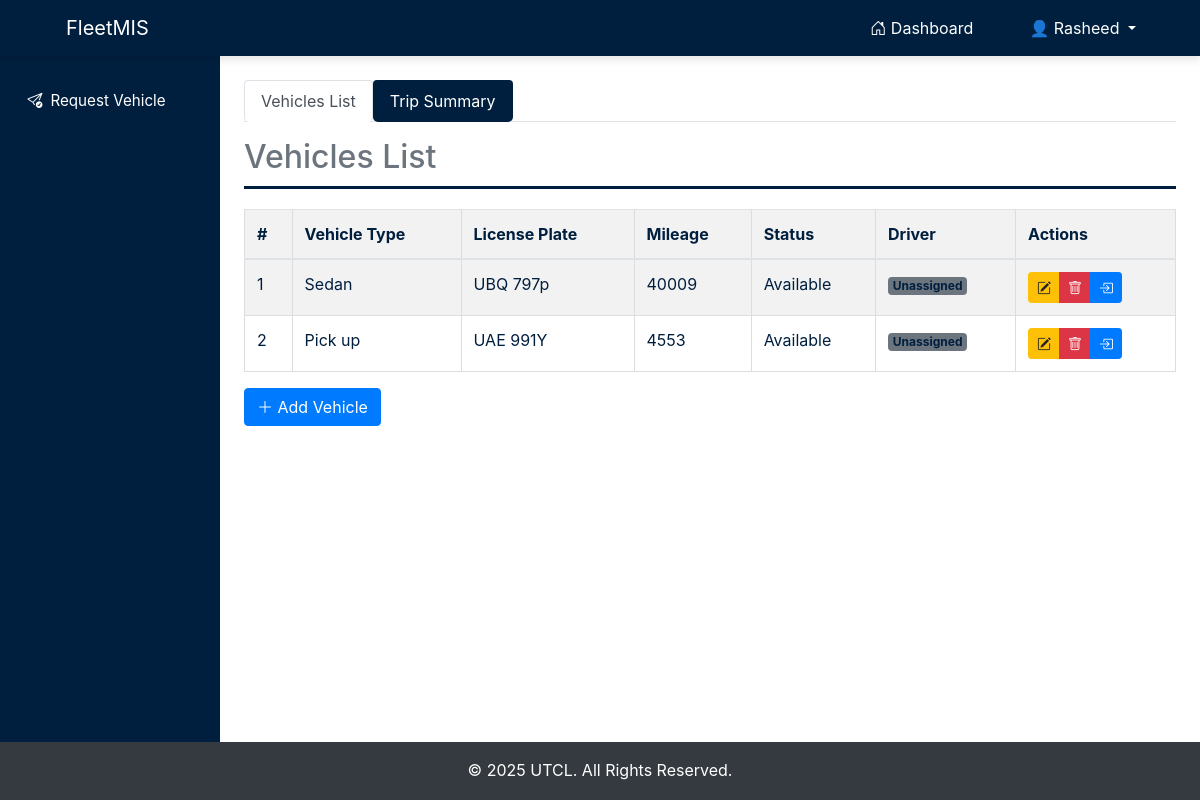
Screenshot of /vehicles/ (signed in) with the database file from the repository.
### fleetApp/models.py (models this page shows, shortened)
class Vehicle(models.Model):
  ENGIN = [
    ("GAS", "Gasoline"),
    ("HYB", "Hybrid"),
    ("DIS", "Diesel"),
    ("ELE", "Electric")
  ]
  STATUS = [
    ("Av", "Available"),
    ("Allocated", "Allocated")
  ]
  vehicle_plate = models.CharField(max_length=20)
  vehicle_type = models.CharField(max_length=50)
  mileage = models.PositiveIntegerField()
  engine_type = models.CharField(max_length=4, choices=ENGIN)
  status = models.CharField(max_length=9, choices=STATUS, default="Available")

### fleetApp/views.py (the view)
# urls.py: path('vehicles/', views.vehicle_view, name='vehicle'),
@login_required
def vehicle_view(request):
    vehicles = Vehicle.objects.all()
    requests = Request.objects.filter(request_status="C").annotate(
        usage_summary=ExpressionWrapper(
            F('mileage_at_return') - F('mileage_at_assignment'),
            output_field=IntegerField()
        )
    )
    context = {
        'vehicles': vehicles,
        'requests': requests,
    }
    return render(request, 'fleetApp/vehicle/vehicles.html', context)

### fleetApp/templatetags/group_tags.py (called while the page is built)
@register.filter(name='has_group')
def has_group(user, group_name):
    return user.groups.filter(name=group_name).exists()

### fleetApp/templates/fleetApp/vehicle/vehicles.html (shortened to what this page needs)
{% extends "main.html" %}
{% load crispy_forms_tags %}
{% block content %}
<div class="containers">
    <ul class="nav nav-tabs mb-3" id="fleetTab" role="tablist">
        <li class="nav-item" role="presentation">
            <button class="nav-link active" id="vehicles-list-tab" data-bs-toggle="tab" data-bs-target="#vehicles-list" type="button" role="tab" aria-controls="vehicles-list" aria-selected="true">
                Vehicles List
            </button>
        </li>
        <li class="nav-item" role="presentation">
            <button class="nav-link" id="trip-summary-tab" data-bs-toggle="tab" data-bs-target="#trip-summary" type="button" role="tab" aria-controls="trip-summary" aria-selected="false">
                Trip Summary
            </button>
        </li>
    </ul>
    <div class="tab-content" id="fleetTabContent">
        <div class="tab-pane fade show active" id="vehicles-list" role="tabpanel" aria-labelledby="vehicles-list-tab">
            <h2 class="text-secondary">Vehicles List</h2>
            <table class="table table-striped">
                <thead>
                    <tr>
                        <th>#</th>
                        <th>Vehicle Type</th>
                        <th>License Plate</th>
                        <th>Mileage</th>
                        <th>Status</th>
                        <th>Driver</th>
                        <th>Actions</th>
                    </tr>
                </thead>
                <tbody>
                    {% for vehicle in vehicles %}
                    <tr>
                        <td>{{ forloop.counter }}</td>
                        <td>{{ vehicle.vehicle_type }}</td>
                        <td>{{ vehicle.vehicle_plate }}</td>
                        <td>{{ vehicle.mileage }}</td>
                        <td>{{ vehicle.status }}</td>
                        <td>
                            {% if vehicle.status == "Allocated" %}
                                {{ vehicle.driver_set.first.driver_name }}
                            {% else %}
                                <span class="badge bg-secondary">Unassigned</span>
                            {% endif %}
                        </td>
                        <td>
                            <div class="btn-group" role="group" aria-label="Actions">
                                <a href="{% url 'edit_vehicle' vehicle.id %}" class="btn btn-sm btn-warning">
                                    <i class="bi bi-pencil-square"></i>
                                </a>
                                <a href="{% url 'delete_vehicle' vehicle.id %}" class="btn btn-sm btn-danger" onclick="return confirm('Are you sure you want to delete this vehicle?');">
                                    <i class="bi bi-trash"></i>
                                </a>
                                {% if vehicle.status == "Available" %}
                                    <a href="{% url 'allocate_vehicle' vehicle.id %}" class="btn btn-sm btn-primary">
                                        <i class="bi bi-box-arrow-in-right"></i>
                                    </a>
                                {% else %}
                                    <a href="{% url 'return_vehicle' vehicle.id %}" class="btn btn-sm btn-success">
                                        <i class="bi bi-arrow-repeat"></i>
                                    </a>
                                {% endif %}
                            </div>
                        </td>
                    </tr>
                    {% endfor %}
                </tbody>
            </table>
            <a href="{% url 'add_vehicle' %}" class="btn btn-primary">
                <i class="bi bi-plus-lg"></i> Add Vehicle
            </a>
        </div>
    </div>
</div>
{% endblock %}

### fleetApp/templates/main.html (shortened to what this page needs)
<!DOCTYPE html>
<html lang="en">
<head>
    {% load group_tags %}
    {% load static %}
    <link href="https://cdn.jsdelivr.net/npm/bootstrap-icons/font/bootstrap-icons.css" rel="stylesheet">
    <link rel="stylesheet" href="{% static 'css/bootstrap.min.css' %}">
    <link rel="stylesheet" href="{% static 'css/styles.css' %}">
</head>
<body>
    <nav class="navbar navbar-expand-lg" style="background-color: #001f3f;">
        <div class="container-fluid">
            <a class="navbar-brand text-white fw-bold" href="">FleetMIS</a>
            <div class="collapse navbar-collapse justify-content-end" id="navbarNav">
                <ul class="navbar-nav">
                    {% if user.is_authenticated %}
                        <li class="nav-item">
                            <a class="nav-link text-white" href="{% url 'home' %}">
                                <i class="bi bi-house-door"></i> Dashboard
                            </a>
                        </li>
                        <li class="nav-item dropdown">
                            <a class="nav-link dropdown-toggle text-white" href="#" role="button" data-bs-toggle="dropdown">
                                👤 {{ user.get_full_name|default:user.username }}
                            </a>
                        </li>
                    {% endif %}
                </ul>
            </div>
        </div>
    </nav>
    {% if user.is_authenticated %}
        {% if user|has_group:"Admins" %}
            <div id="sidebar-wrapper">
                <div class="list-group list-group-flush px-2 pt-4">
                    <a href="/admin/auth/user/" class="list-group-item list-group-item-action bg-transparent text-white sidebar-link" target="_blank">
                        <i class="bi bi-person-gear"></i> Users
                    </a>
                    <a href="/admin/auth/group/" class="list-group-item list-group-item-action bg-transparent text-white sidebar-link" target="_blank">
                        <i class="bi bi-people-fill"></i> Groups
                    </a>
                    <a href="{% url 'vehicle' %}" class="list-group-item list-group-item-action bg-transparent text-white sidebar-link">
                        <i class="bi bi-truck"></i> Vehicles
                    </a>
                    <a href="{% url 'drivers' %}" class="list-group-item list-group-item-action bg-transparent text-white sidebar-link">
                        <i class="bi bi-person-lines-fill"></i> Drivers
                    </a>
                    <a href="{% url 'requestor_list' %}" class="list-group-item list-group-item-action bg-transparent text-white sidebar-link">
                        <i class="bi bi-people"></i> Requestors
                    </a>
                    <a href="{% url 'requisitions' %}" class="list-group-item list-group-item-action bg-transparent text-white sidebar-link">
                        <i class="bi bi-journal-check"></i> Requisitions
                    </a>
                    <a href="{% url 'add_request' %}" class="list-group-item list-group-item-action bg-transparent text-white sidebar-link">
                        <i class="bi bi-send-check"></i> Request Vehicle
                    </a>
                    <a href="{% url 'service_provider_list' %}" class="list-group-item list-group-item-action bg-transparent text-white sidebar-link">
                        <i class="bi bi-building-gear"></i> Service Providers
                    </a>
                    <a href="{% url 'service_list' %}" class="list-group-item list-group-item-action bg-transparent text-white sidebar-link">
                        <i class="bi bi-wrench-adjustable"></i> Services
                    </a>
                    <a href="{% url 'requestSummary' %}" class="list-group-item list-group-item-action bg-transparent text-white sidebar-link">
                        <i class="bi bi-bar-chart-line"></i> Reports
                    </a>
                </div>
            </div>
        {% elif user|has_group:"FleetUsers" %}
            <div id="sidebar-wrapper">
                <div class="list-group list-group-flush px-2 pt-4">
                    <a href="{% url 'add_request' %}" class="list-group-item list-group-item-action bg-transparent text-white sidebar-link">
                        <i class="bi bi-send-check"></i> Request Vehicle
                    </a>
                </div>
            </div>
        {% endif %}
    {% endif %}
    <main class="main-content">
        {% block content %}{% endblock %}
    </main>
    <footer class="bg-dark text-white text-center py-3 mt-auto">
        <p class="mb-0">&copy; 2025 UTCL. All Rights Reserved.</p>
    </footer>
</body>
</html>

### fleetApp/static/css/styles.css (style rules this page uses)
nav ul { list-style-type: none; padding: 0; }
nav ul li { display: inline; margin-right: 10px; }
nav { display: flex; justify-content: center; background-color: #FF851B; padding: 10px 0; box-shadow: 0 4px 8px rgba(0, 0, 0, 0.1); }
nav a { color: #fff; text-decoration: none; margin: 0 15px; padding: 10px 20px; border-radius: 5px; transition: background-color 0.3s ease; }
main { padding: 40px; background-color: #fff; color: #001f3f; max-width: 1200px; margin: auto; }
h2 { font-size: 2em; color: #FF851B; border-bottom: 3px solid #001f3f; padding-bottom: 10px; margin-bottom: 20px; }
p { font-size: 1.1em; line-height: 1.6; margin-bottom: 20px; }
button { width: 100%; padding: 10px; background-color: #FF851B; border: none; border-radius: 5px; color: #fff; font-size: 1em; cursor: pointer; transition: background-color 0.3s ease; }
button { background-color: #FF851B; color: #fff; border: none; padding: 15px 30px; font-size: 1em; border-radius: 5px; cursor: pointer; transition: background-color 0.3s ease, transform 0.3s ease; }
table { width: 100%; border-collapse: collapse; margin-top: 20px; }
table, th, td { border: 1px solid #ddd; }
th, td { padding: 8px; text-align: left; }
th { background-color: #f2f2f2; }
footer { background-color: #001f3f; color: #fff; text-align: center; padding: 20px; position: fixed; bottom: 0; width: 100%; }
footer p { margin: 0; font-size: 1em; }
input[type="submit"], button { padding: 12px; background-color: #001f3f; color: white; border: none; border-radius: 5px; font-size: 16px; cursor: pointer; transition: background-color 0.3s; }

### fleetApp/templates/main.html (style rules this page uses)
body { margin: auto; padding: 0; overflow-x: hidden; }
#sidebar-wrapper { width: 220px; background-color: #001f3f; color: white; height: 100vh; overflow-y: auto; position: fixed; }
.sidebar-link { padding: 10px 1.2rem; display: flex; align-items: center; font-size: 0.95rem; gap: 0.5rem; }
.main-content { margin-left: 220px; padding: 1.5rem; }
.navbar { z-index: 1000; }

### rows the page displays
Vehicle: vehicle_type "Sedan", vehicle_plate "UBQ 797p", mileage "40009", status "Available", shows "Unassigned"
Vehicle: vehicle_type "Pick up", vehicle_plate "UAE 991Y", mileage "4553", status "Available", shows "Unassigned"

### other values shown
{{ user.get_full_name|default:user.username }} "Rasheed"
